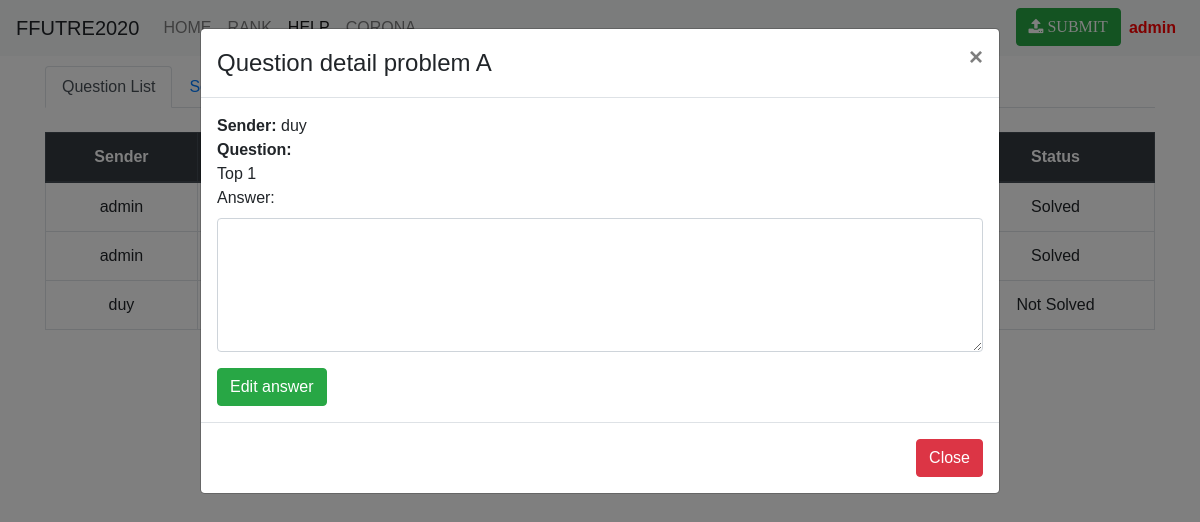
The app's page /help.php?CBHT=help&dataid=2 (signed in) with its own data.
### tables this page shows
CREATE TABLE `members` (
  `id` int(11) NOT NULL,
  `username` varchar(128) NOT NULL,
  `password` varchar(32) NOT NULL,
  `email` varchar(255) NOT NULL,
  `Name` varchar(255) NOT NULL,
  `admin` int(1) NOT NULL DEFAULT '0'
);

CREATE TABLE `cauhoi` (
  `id` int(11) NOT NULL,
  `username` varchar(50) NOT NULL,
  `mabai` varchar(10) NOT NULL,
  `question` text NOT NULL,
  `answer` text NOT NULL,
  `status` int(11) NOT NULL DEFAULT '0'
);

### help.php (the view, shortened to what this page needs)
<?php
include_once "dulieu/header.php";
?>
    <div class=container>
<?php
    if (isset($_SESSION['user_id'])) {
        $user_id    = intval($_SESSION['user_id']);
        $sql_query  = "SELECT * FROM members WHERE id='{$user_id}'";
        $member1    = $conn->query($sql_query);
        $member     = $member1->fetch_assoc();
        $sql_query  = "SELECT * FROM cauhoi";
        $cauhoi1    = $conn->query($sql_query);
        $arr = array();
        while ($cauhoi     = mysqli_fetch_row($cauhoi1)) {
            array_push($arr, $cauhoi);
        }
        if (!isset($_GET['act']) && $_GET['act'] != "do1" && $_GET['act'] != "do") {
                    ?>
                <ul class="nav nav-tabs">
                    <li class="nav-item">
                    <a class="nav-link active" data-toggle="tab" href="#home">Question List</a>
                    </li>
                    <li class="nav-item">
                    <a class="nav-link" data-toggle="tab" href="#menu1">Send a question</a>
                    </li>
                </ul>
                <div class="tab-content">
                    <div id="home" class="tab-pane active">
                        <br>
                        <table class="table table-bordered table-hover">
                        <thead class="thead-dark">
                          <tr>
                            <th><center>Sender</center></th>
                            <th><center>Problem</center></th>
                            <th><center>Question</center></th>
                            <th><center>Answer</center></th>
                            <th><center>Status</center></th>
                          </tr>
                        </thead>
                        <tbody>
                            <?php
                            for ($i=0; $i<sizeof($arr); $i++) {
                                if ($arr[$i][5]) {
                                    $arr[$i][5] = "Solved";
                                } else {
                                    $arr[$i][5] = "Not Solved";
                                }
                            ?>
                                <tr>
                                <td><?php echo $arr[$i][1] ?></td>
                                <td><?php echo $arr[$i][2] ?></td>
                                <td><div class="a"><a href="?CBHT=help&dataid=<?php echo $i;?>"><?php echo $arr[$i][3] ?></a></div></td>
                                <td><div class="a"><?php echo $arr[$i][4] ?></div></td>
                                <td><?php echo $arr[$i][5] ?></td>
                                </tr>
                            <?php
                            }
                            ?>
                        </tbody>
                        </table>
                        <?php
                            if (isset($_GET['dataid'])) {
                                $data = $arr[$_GET['dataid']];
                                ?>
                                <div class="modal fade" id="myModal">
                                <div class="modal-dialog modal-lg">
                                  <div class="modal-content">
                                    <div class="modal-header">
                                      <h4 class="modal-title">Question detail problem <?php echo $data[2]; ?> </h4>
                                      <button type="button" class="close" data-dismiss="modal">&times;</button>
                                    </div>
                                    <div class="modal-body">
                                        <?php
                                        echo "<b>Sender: </b>";
                                        echo $data[1];
                                        echo "<br><b>Question:</b><br>".$data[3];
                                        echo "<form action='' id='usrform' method='post'>";
                                        if ($member['admin'] == 1) {
                                            echo"<div class='form-group'><label>Answer:</label><textarea class='form-control' rows='5' id='answer' name='answer' form='usrform' required>".$data[4]."</textarea></div>
                                            <input type='submit' class='btn btn-success' value='Edit answer' name='submit'></form>";
                                        } else {
                                            echo"<div class='form-group'><label>Answer:</label><textarea readonly class='form-control' rows='5' id='answer' name='answer' form='usrform'>".$data[4]."</textarea></div></form>";
                                        }
                                        ?>
                                    </div>
                                    <div class="modal-footer">
                                      <button type="button" class="btn btn-danger" data-dismiss="modal">Close</button>
                                    </div>
                                  </div>
                                </div>
                              </div>
                                <?php
                            }
                        ?>
                    </div>
                </div>
                <?php
        }
    } else {
        echo "Please login to continue!";
    }
?>
    </div>

### dulieu/header.php (shortened to what this page needs)
<?php
require_once("mysql.php");
?>
<!DOCTYPE html>
<html lang="vi">
<head>
    <link href="css/bootstrap.min.css" rel="stylesheet">
    <link href="css/style.css" rel="stylesheet">
    <link href="font-awesome/css/font-awesome.min.css" rel="stylesheet" type="text/css">
</head>
<body>
    <nav class="navbar navbar-expand-lg navbar-light bg-light fixed-top">
      <a class="navbar-brand">FFUTRE2020</a>
      <div class="collapse navbar-collapse" id="navbarTogglerDemo02">
        <ul class="navbar-nav mr-auto mt-2 mt-lg-0">
            <li <?php if (($_GET["CBHT"])==""){echo 'class="active"';} ?>>
                <a class="nav-link" href="./">HOME</a>
            </li>
            <li <?php if (($_GET["CBHT"])=="rank"){echo 'class="active"';} ?>>
                <a class="nav-link" href="./?CBHT=rank">RANK</a>
            </li>
            <li <?php if (($_GET["CBHT"])=="help"){echo 'class="active"';} ?>>
                <a class="nav-link" href="./?CBHT=help">HELP</a>
            </li>
            <li>
                <a class="nav-link" href="./corona.php">CORONA</a>
            </li>
        </ul>
            <ul class="nav navbar-nav navbar-right">
                <?php
                    if (isset($_SESSION['user_id']) || $_SESSION['user_id'] )
                    {
                        echo "<li "; if (($_GET["CBHT"])=="submit"){echo 'class="active"';} echo">
                        <a class='btn btn-success' href='./?CBHT=submit'><div class='fa fa-upload'> SUBMIT</div></a></li>";
                    }
                    $user_id = intval($_SESSION['user_id']);
                    $sql_query = "SELECT * FROM members WHERE id='{$user_id}'";
                    $member1 = $conn->query($sql_query);
                    $member = $member1->fetch_assoc();
                    if($member['Name'] != '') {
                        echo "
                        <div class='dropdown'>
                        <a class='nav-link' data-toggle='dropdown' href=>{$member['Name']}</a>
                        <div class='dropdown-menu dropdown-menu-right'>
                        <a class='dropdown-item' href='./?CBHT=edit'><div class='fa fa-refresh'> Change password</div></a>
                        "?> <?php if ($_SESSION['user_admin'] == 1)
                        {
                            echo "<a class='dropdown-item' href='./?CBHT=time'><div class='fa fa-edit'> Edit contest</div></a>
                            <a class='dropdown-item' href='./?CBHT=register'><div class='fa fa-user'> Add User</div></a>";
                        }?>
                        <?php echo
                        "
                        <div class='dropdown-divider'></div>
                        <a class='dropdown-item' href='./?CBHT=thoat'><div class='fa fa-sign-out'>Log out</div></a>
                        </div>
                        </div>
                        ";
                    }
                ?>
            </ul>
      </div>
    </nav>
    <div class='main'>

### css/style.css (style rules this page uses)
body { font-family: "Arial", sans-serif; }
td { text-align: center; }
div.a { text-align: left; white-space: nowrap; width: 150; overflow: hidden; text-overflow: ellipsis; }
.main { padding: 16px; margin-top: 50px; margin-bottom: 50px; }

### records on screen
members: Name "admin"
cauhoi: username "admin", i "Solved"
cauhoi: username "admin", i "Solved"
cauhoi: username "duy", i "Not Solved", mabai "A", question "Top 1"
